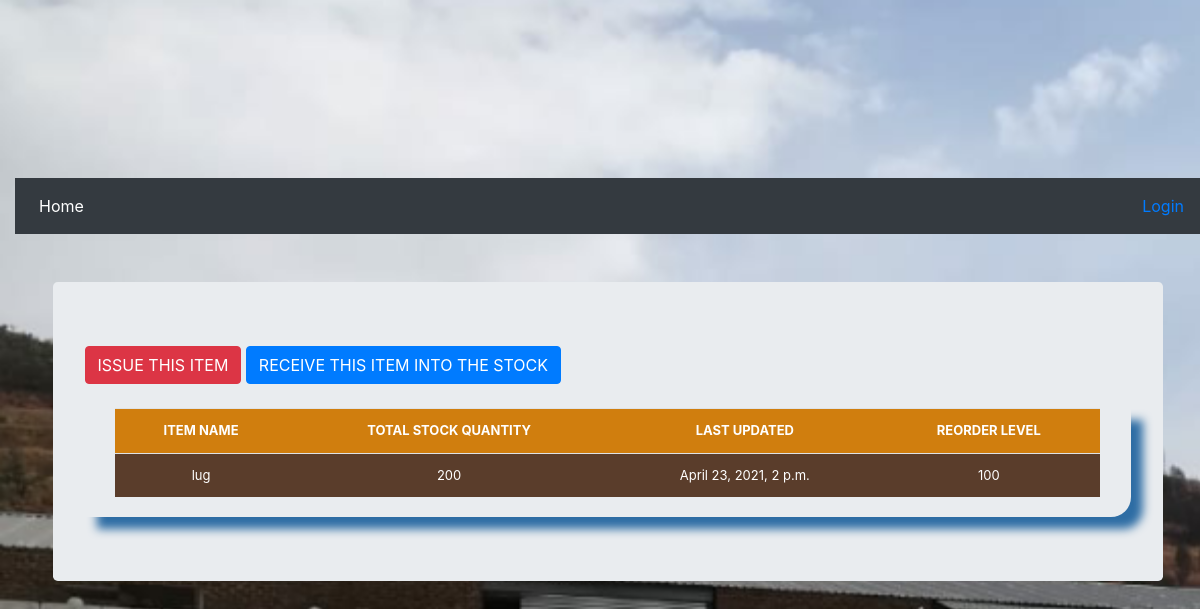
Before: /list_history/stock_detail/2/ with the older database file.
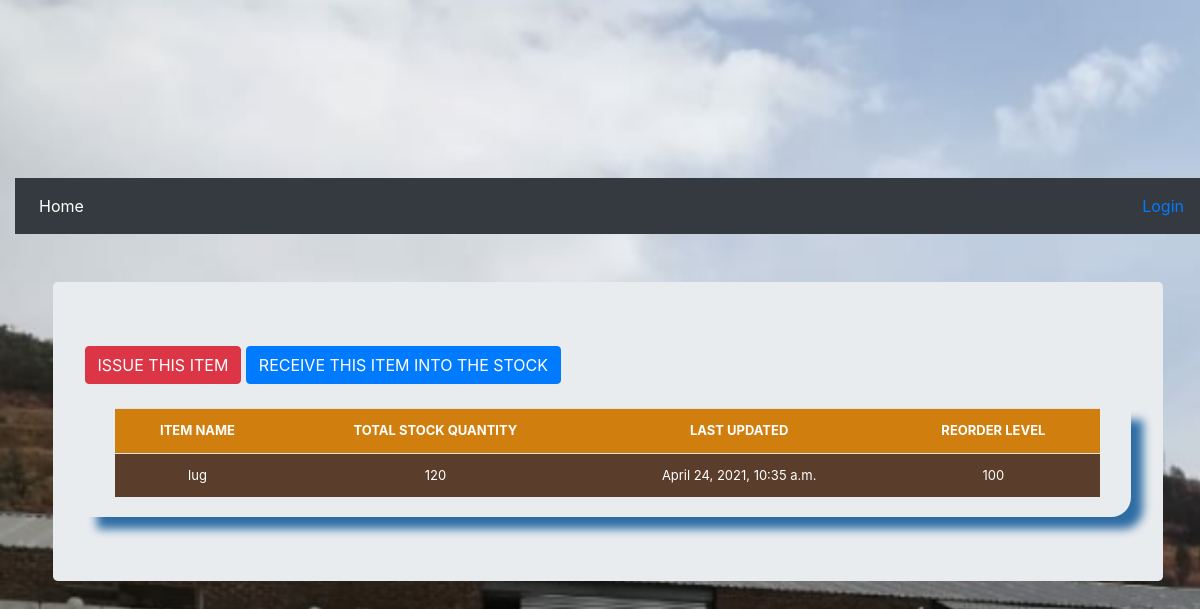
After: the same page with the newer database file.
### store/models.py (models this page shows, shortened)
class Stock(models.Model):
    category = models.ForeignKey(
        Category, on_delete=models.CASCADE)
    item_name = models.CharField(
        max_length=100, blank=True, null=True)
    received_new_stock_quantity = models.IntegerField(
        default='0', blank=True, null=True)
    new_stock_received_by = models.CharField(
        max_length=100, blank=True, null=True)
    received_quantity = models.IntegerField(default='0', blank=True, null=True)
    total_stock_quantity = models.IntegerField(
        default='0', blank=True, null=True)
    issued_quantity = models.IntegerField(default='0', blank=True, null=True)
    issued_by = models.CharField(max_length=100, blank=True, null=True)
    issued_to = models.CharField(max_length=100, blank=True, null=True)
    created_by = models.CharField(max_length=100, blank=True, null=True)
    reorder_level = models.IntegerField(default='0', blank=True, null=True)
    date_created = models.DateTimeField(auto_now_add=True, auto_now=False)
    last_updated = models.DateTimeField(auto_now_add=False, auto_now=True)
    date_issued = models.DateTimeField(auto_now_add=False, auto_now=True)
    date_returned = models.DateTimeField(auto_now_add=False, auto_now=True)
    stock_received_date = models.DateTimeField(
        auto_now_add=False, auto_now=True)
    sizes_ferrules = models.CharField(max_length=100, choices=ferrules)
    sizes_lugs = models.CharField(max_length=100, choices=lugs)
    sizes_others = models.CharField(max_length=100, choices=sizes_words)
    returned = models.BooleanField(default=False)
    condition_returned = models.TextField(blank=True)

### store/views.py (the view)
# urls.py: path('stock_detail/<str:pk>/', include('store.urls')),
def stock_detail(request, pk):
    queryset = Stock.objects.get(id=pk)
    context = {
        "queryset": queryset
    }
    return render(request, "stock_detail.html", context)

### templates/stock_detail.html (shortened to what this page needs)
{% extends 'base.html' %}
{% load static  %}
{% load crispy_forms_tags %}
{% block content %}
    <main role="main" class="container">
    <div class = "jumbotron">
    <a href="{% url 'issue_items' queryset.id %}"><div class='btn btn-danger'>ISSUE THIS ITEM</div></a>
     <a href="{% url 'receive_items' queryset.id %}"><div class='btn btn-primary'>RECEIVE THIS ITEM INTO THE STOCK</div></a>
        <br><br>
     <div class="display_table">
          <table class='table'>
              <tr>
                <th>ITEM NAME</th>
                <th>TOTAL STOCK QUANTITY</th>
                <th>LAST UPDATED</th>
                <th>REORDER LEVEL</th>
                </tr>
                <tr>
                  <td>{{queryset.item_name}}</td>
                  <td>{{queryset.total_stock_quantity}}</td>
                  <td>{{queryset.last_updated}}</td>
                  <td>{{queryset.reorder_level}}</td>
                  </tr>
          </table>
        </div>
    </div>
    </main>
  {% endblock %}

### templates/base.html (shortened to what this page needs)
{% load static %}
<!DOCTYPE html>
<html lang="en">
  <head>
    <link href="{% static 'css/main.css' %}" rel="stylesheet" />
    <link
      rel="stylesheet"
      href="https://stackpath.bootstrapcdn.com/bootstrap/4.3.1/css/bootstrap.min.css"
    />
    <link href="{% static 'js/nprogress/nprogress.css' %}" rel="stylesheet" />
    <link
      href="{% static 'js/jquery-ui-1.12.1/jquery-ui.min.css' %}"
      rel="stylesheet"
    />
    <link
      href="{% static 'js/jquery-ui-1.12.1/jquery-ui.structure.min.css' %}"
      rel="stylesheet"
    />
    <link
      href="{% static 'js/jquery-ui-1.12.1/jquery-ui.theme.min.css' %}"
      rel="stylesheet"
    />
  </head>
  <body>
    {% include 'navbar.html' %} {% block content %}{% endblock %}
  </body>
</html>

### templates/navbar.html (shortened to what this page needs)
{% load static %}
<br>
<br>
<br>
<br>
<nav class="navbar navbar-expand-lg navbar-dark bg-dark">
  <div class="collapse navbar-collapse" id="navbarSupportedContent">
    <ul class="navbar-nav mr-auto">
      <li class="nav-item active">
        <a class="nav-link" href="/"
          >Home <span class="sr-only">(current)</span></a
        >
      </li>
    </ul>
    <ul class="navbar-nav">
      {% if request.user.is_authenticated %}
      <li>
        <a href="/accounts/logout"
          ><button class="btn btn-danger">{{ user }} | Logout</button></a
        >
      </li>
      {% else %}
      <li><a href="/accounts/login">Login</a></li>
      {% endif %}
    </ul>
  </div>
</nav>
<br>
<br>

### static/css/main.css (style rules this page uses)
.table { font-size: 13px; text-align: center; width: 95%; margin: auto; text-align: center; }
.table tr:nth-child(odd) { background: #B8CAE4 }
.table tr:nth-child(even) { background: #DAA520 }
th { background-color: #FF4500; color: white; }

### templates/base.html (style rules this page uses)
body { margin-left: 15px; margin-top: 10px; padding-top: 4.5rem; min-height: 75rem; background-image: url("static/images/bakkies.png"); background-repeat: no-repeat; background-size: cover; background-clip: border-box; }
.table { font-size: 13px; text-align: center; width: 95%; margin: auto; text-align: center; }
.table tr:nth-child(odd) { background: #ffecb4; }
.table tr:nth-child(even) { background: #5a3d2b; color: white; }
th { background-color: #d07e0e; color: white; }
.display_table { border-bottom-right-radius: 20px; padding-left: 5px; padding-right: 5px; padding-bottom: 20px; box-shadow: 12px 12px 10px #2e6da4; }

Changed rows visible on the page:
changed Stock "lug": total_stock_quantity "200" → "120"; last_updated "April 23, 2021, 2 p.m." → "April 24, 2021, 10:35 a.m."
